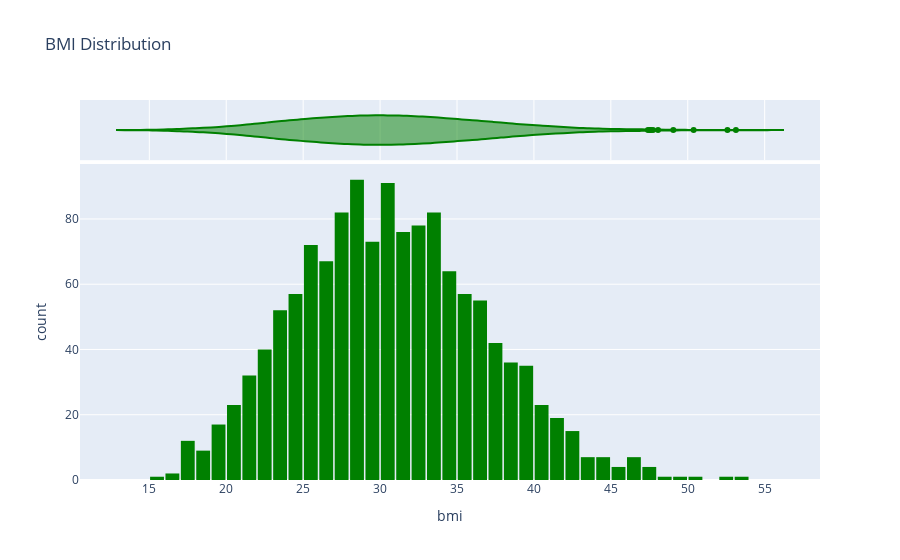

Notebook code cell kept with this figure:
### Code cell
fig = px.histogram(medical_df,
                   x='bmi', 
                   marginal='violin', # Add a violin plot on the side
                   color_discrete_sequence=['green'],
                     title='BMI Distribution')
fig.update_layout(bargap=0.1)
fig.show() # it show gausss distribution because most people have normal bmi .

### Figure 1 — Plotly figure (JSON) as saved in the notebook; plotly's stock layout.template omitted (floating-point values rounded to 4 significant figures; data arrays with more than 128 entries replaced by an {"elided": "..."} marker saying what was removed)
{"data": [{"bingroup": "x", "hovertemplate": "bmi=%{x}<br>count=%{y}<extra></extra>", "legendgroup": "", "marker": {"color": "green", "pattern": {"shape": ""}}, "name": "", "orientation": "v", "showlegend": false, "type": "histogram", "x": {"elided": "1338 float values"}, "xaxis": "x", "yaxis": "y"}, {"hovertemplate": "bmi=%{x}<extra></extra>", "legendgroup": "", "marker": {"color": "green"}, "name": "", "scalegroup": "x", "showlegend": false, "type": "violin", "x": {"elided": "1338 float values"}, "xaxis": "x2", "yaxis": "y2"}], "layout": {"bargap": 0.1, "barmode": "relative", "legend": {"tracegroupgap": 0}, "title": {"text": "BMI Distribution"}, "xaxis": {"anchor": "y", "domain": [0, 1], "title": {"text": "bmi"}}, "xaxis2": {"anchor": "y2", "domain": [0, 1], "matches": "x", "showgrid": true, "showticklabels": false}, "yaxis": {"anchor": "x", "domain": [0, 0.8316], "title": {"text": "count"}}, "yaxis2": {"anchor": "x2", "domain": [0.8416, 1], "matches": "y2", "showgrid": false, "showline": false, "showticklabels": false, "ticks": ""}}}
